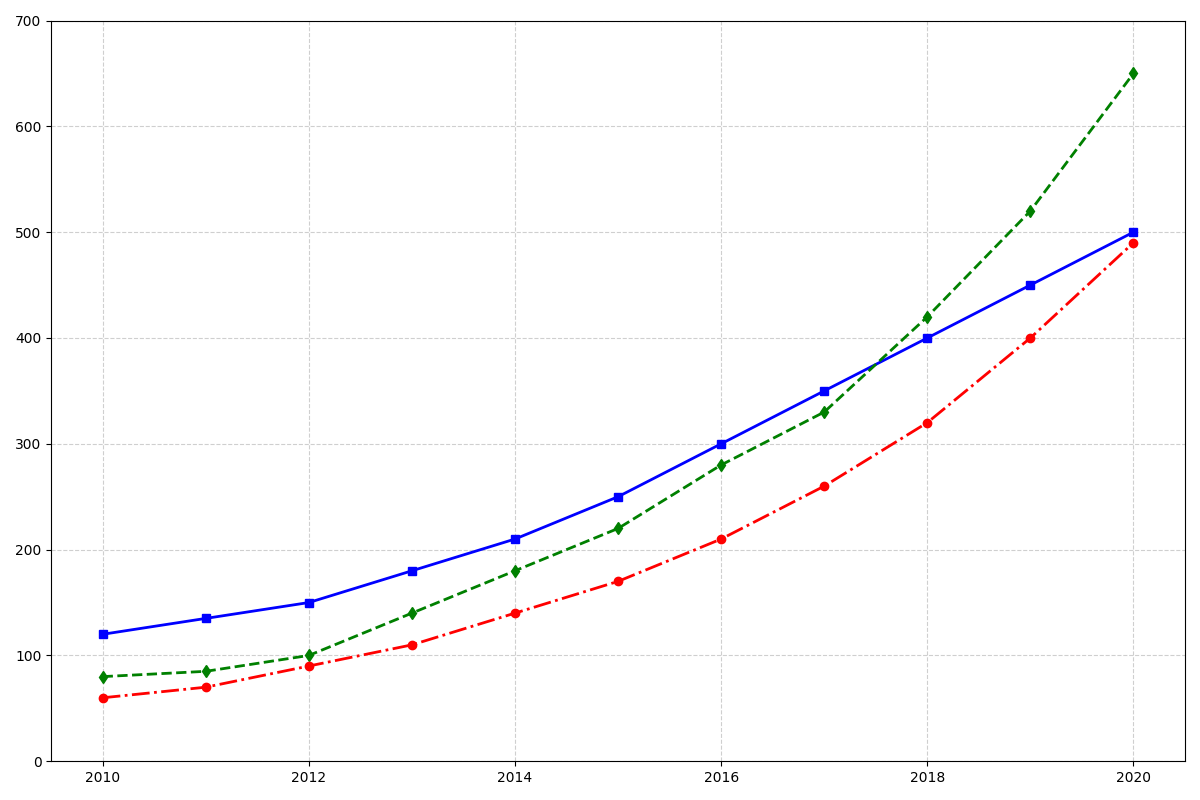

This figure's Python source:
import matplotlib.pyplot as plt
import numpy as np

# Define years for the timeline
years = np.arange(2010, 2021)

# Stock prices over the years for each company
techcorp_stocks = [120, 135, 150, 180, 210, 250, 300, 350, 400, 450, 500]
innovateinc_stocks = [80, 85, 100, 140, 180, 220, 280, 330, 420, 520, 650]
futuresystems_stocks = [60, 70, 90, 110, 140, 170, 210, 260, 320, 400, 490]

# Create the plot
plt.figure(figsize=(12, 8))

# Plot each company's stock data
plt.plot(years, techcorp_stocks, color='blue', marker='s', linewidth=2, linestyle='-')
plt.plot(years, innovateinc_stocks, color='green', marker='d', linewidth=2, linestyle='--')
plt.plot(years, futuresystems_stocks, color='red', marker='o', linewidth=2, linestyle='-.')

# Remove annotations
# Remove title and axis labels

# Set y-axis range and add gridlines
plt.ylim(0, 700)
plt.grid(True, linestyle='--', alpha=0.6)

# Remove legend

# Automatically adjust the layout to prevent overlapping
plt.tight_layout()

# Display the plot
plt.show()
